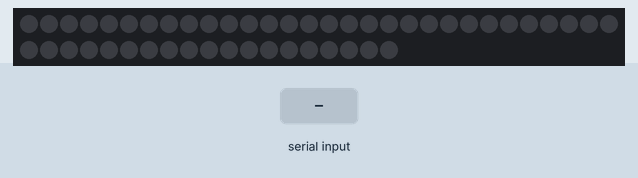
A sketch run on a simulated Arduino Uno, built with avr-gcc and run on an emulated ATmega328P. Parts: 49 RGB LEDs in strip order, left to right, continuing on the next row. Inputs (shaded band) come from the test bench. The strip is taken to match the declared colour order.

Above: at 1.2 s.
1.3 s: "3\n" received over Serial
At 1.45 s:
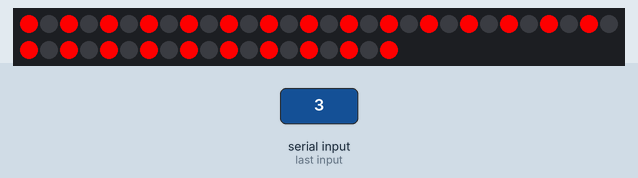
6.2 s: "off\n" received over Serial
At 8.7 s:
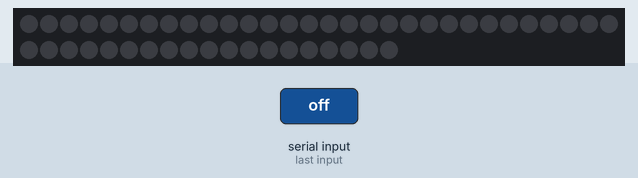
8.9 s: "1\n" received over Serial
At 9.8 s:
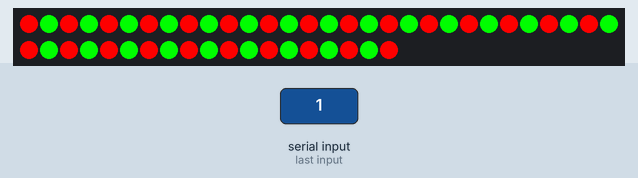
10.4 s: "3\n" received over Serial
At 11.81 s:
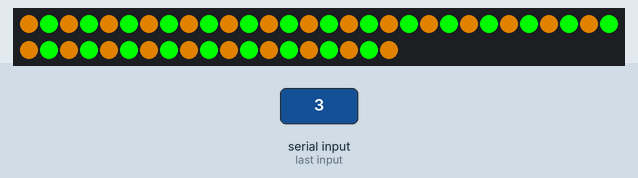
Timing chart, 0 to 13.4 s (numbered marks = the images above; inputs shaded):
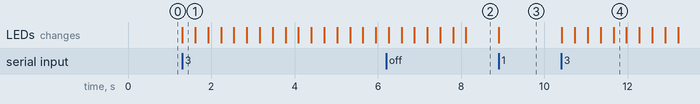

Measured:
- after the input at 1.3 s, the LEDs: change at once (image 1)
- after the input at 6.2 s, the LEDs: first differ from a run without the input after 1.9 s (image 2)
- after the input at 8.9 s, the LEDs: change at once (image 3)

The sketch:

Checkerboard.ino
```cpp
// Libraries.
#include <Adafruit_NeoPixel.h>
#ifdef __AVR__
  #include <avr/power.h>
#endif

// Definitions.
#define PIN 6 // Which pin.
#define STRIPS  7 // Amount of strips.
#define PPS  7 // Pixels per strip.
#define NUMPIXELS   STRIPS * PPS // The number of pixels.
#define BRIGHTNESS  250 // Brightness of the LEDs.

String command; // Input.
int dv = 200; // Delayvalue.

Adafruit_NeoPixel pixels = Adafruit_NeoPixel(NUMPIXELS, PIN, NEO_RGB + NEO_KHZ800);

void setup() // This function gets called once at the beginning.
{
  // Initialize the serial connection
  Serial.begin ( 9600 );
  pixels.setBrightness ( BRIGHTNESS );
  pixels.begin (); // This initializes the NeoPixel library.
  pixels.show (); // Initialize all pixels to 'off'
}

void checkerboard ()
{
  for ( int i = 0; i < STRIPS; i++ )
  {
    for ( int j = 0; j < PPS; j++ )
    {
      if ( ( i*PPS+j) % 2 == 0 )
      {
        pixels.setPixelColor ( i*PPS + j, pixels.Color ( 255, 0, 0 ) );
      }

      else
      {
        pixels.setPixelColor ( i*PPS + j, pixels.Color ( 0, 255, 0 ) );
      }
    }
  }
}

void walkingCheckerboard ()
{
  for ( int k = 0; k < 12; k++ )
  {
    for ( int i = 0; i < STRIPS; i++ )
    {
      for ( int j = 0; j < PPS; j++ )
      {
        if ( ( i*PPS+j) % 2 == 0 )
        {
          pixels.setPixelColor ( i*PPS + j, pixels.Color ( 255 - k, k, 0 ) );
          pixels.show ();
          delay (dv);
        }

        else
        {
          pixels.setPixelColor ( i*PPS + j, pixels.Color ( 0, 255 - k, k ) );
          pixels.show ();
          delay (dv);
        }
      }
    }
  }
}

void changingCheckerboard ()
{
  for ( int m = 0; m < 12; m++)
  {
    for ( int  k = 0; k < 22; k++ )
    {
      for ( int i = 0; i < STRIPS; i++ )
      {
        for ( int j = 0; j < PPS; j++ )
        {
          if ( ( i*PPS+j) % 2 == 0 )
          {
            pixels.setPixelColor ( i*PPS + j, pixels.Color ( 255 - 21*m - k, 21* m + k, 0 ) );
          }
        }
      }

      pixels.show ();
      delay (10);
    }
  }

  for ( int m = 0; m < 12; m++)
  {
    for ( int  k = 0; k < 22; k++ )
    {
      for ( int i = 0; i < STRIPS; i++ )
      {
        for ( int j = 0; j < PPS; j++ )
        {
          if ( ( i*PPS+j) % 2 == 1 )
          {
            pixels.setPixelColor ( i*PPS + j, pixels.Color ( 0, 21* m + k, 255 - 21*m - k ) );
          }
        }
      }

      pixels.show ();
      delay (10);
    }
  }
}

void lightsOff ()
{
  for ( int i = 0; i < STRIPS; i++ )
  {
    for ( int j = 0; j < PPS; j++ )
    {
      pixels.setPixelColor ( i*PPS + j, pixels.Color ( 0, 0, 0 ) );
    }
  }
}

void loop ()
{
  if ( Serial.available() > 0 )
  {
    command = Serial.readStringUntil('\n');
  }

  if ( command == "1" )
  {
    checkerboard ();
    pixels.show ();
  }

  if ( command == "2" )
  {
    walkingCheckerboard ();
  }

  if ( command == "3" )
  {
    changingCheckerboard ();
  }

  if ( command == "off" )
  {
    lightsOff ();
    pixels.show ();
  }
}
```
